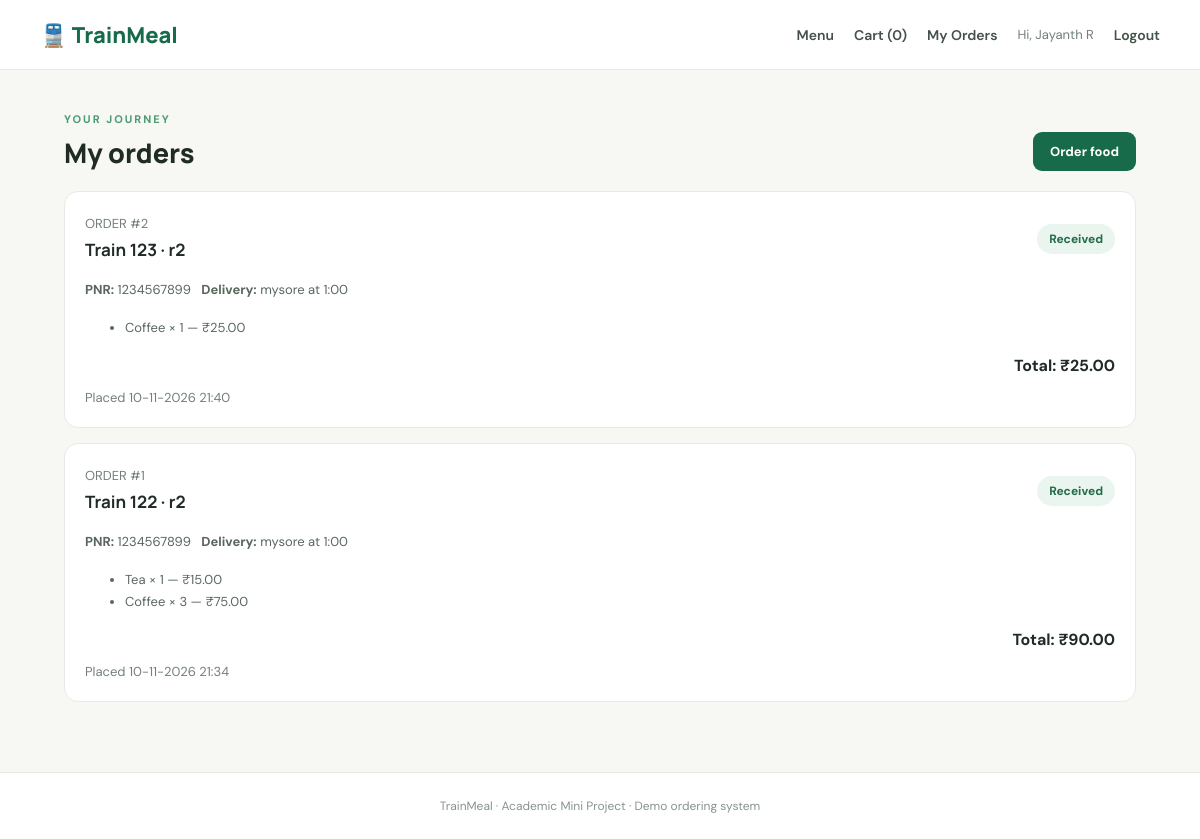
Screenshot of /my-orders (signed in) with the database file from the repository.
### tables this page shows
CREATE TABLE orders (
            id INTEGER PRIMARY KEY AUTOINCREMENT,
            user_id INTEGER NOT NULL,
            train_number TEXT NOT NULL,
            pnr TEXT NOT NULL,
            coach_seat TEXT NOT NULL,
            station TEXT NOT NULL,
            delivery_time TEXT NOT NULL,
            total REAL NOT NULL,
            status TEXT NOT NULL DEFAULT 'Received',
            created_at TEXT NOT NULL,
            FOREIGN KEY(user_id) REFERENCES users(id)
        );

CREATE TABLE order_items (
            id INTEGER PRIMARY KEY AUTOINCREMENT,
            order_id INTEGER NOT NULL,
            food_id INTEGER NOT NULL,
            food_name TEXT NOT NULL,
            quantity INTEGER NOT NULL,
            unit_price REAL NOT NULL,
            FOREIGN KEY(order_id) REFERENCES orders(id),
            FOREIGN KEY(food_id) REFERENCES foods(id)
        );

### app.py (the view)
@app.route("/my-orders")
@login_required
def my_orders():
    with db() as con:
        orders=con.execute("SELECT * FROM orders WHERE user_id=? ORDER BY id DESC",(session["user_id"],)).fetchall()
        items={}
        for order in orders:
            items[order["id"]]=con.execute("SELECT * FROM order_items WHERE order_id=?",(order["id"],)).fetchall()
    return render_template("my_orders.html",orders=orders,items=items)

### app.py (called while the page is built)
def db():
    conn = sqlite3.connect(DB_PATH)
    conn.row_factory = sqlite3.Row
    conn.execute("PRAGMA foreign_keys = ON")
    return conn

def login_required(fn):
    @wraps(fn)
    def wrapper(*args, **kwargs):
        if "user_id" not in session:
            flash("Please log in to continue.", "warning")
            return redirect(url_for("login"))
        return fn(*args, **kwargs)
    return wrapper

### templates/my_orders.html
{% extends "base.html" %}{% block content %}<div class="section-head"><div><p class="eyebrow">YOUR JOURNEY</p><h2>My orders</h2></div><a class="btn" href="{{ url_for('index') }}">Order food</a></div>
{% for order in orders %}<article class="order-card"><div class="order-top"><div><span class="muted">ORDER #{{ order.id }}</span><h3>Train {{ order.train_number }} · {{ order.coach_seat }}</h3></div><span class="status">{{ order.status }}</span></div><p><b>PNR:</b> {{ order.pnr }} &nbsp; <b>Delivery:</b> {{ order.station }} at {{ order.delivery_time }}</p><ul>{% for item in items[order.id] %}<li>{{ item.food_name }} × {{ item.quantity }} — ₹{{ '%.2f'|format(item.unit_price*item.quantity) }}</li>{% endfor %}</ul><div class="order-total">Total: ₹{{ '%.2f'|format(order.total) }}</div><small class="muted">Placed {{ order.created_at }}</small></article>{% else %}<div class="empty"><div>📦</div><h3>No orders yet</h3><a class="btn" href="{{ url_for('index') }}">Explore menu</a></div>{% endfor %}{% endblock %}

### static/style.css (style rules this page uses)
:root { --ink:#202b26;--muted:#738078;--green:#176b4b;--green2:#eaf5ef;--cream:#f7f8f4;--line:#e6ebe6 }
* { box-sizing:border-box }
body { margin:0;background:var(--cream);color:var(--ink);font-family:'DM Sans',Arial,sans-serif }
.navlinks a:hover,a { color:var(--green) }
.eyebrow { font-size:11px;font-weight:700;letter-spacing:2px;color:#4c9972;margin:0 0 8px }
.btn { display:inline-block;border:0;border-radius:9px;background:var(--green);color:#fff;padding:11px 17px;font:700 13px 'DM Sans';text-decoration:none;cursor:pointer }
.section-head { display:flex;justify-content:space-between;align-items:end;margin:42px 0 20px }
.section-head h2,h2 { font:800 27px Manrope;margin:0 }
.muted { color:var(--muted);font-size:13px }
.order-card,.admin-panel { background:#fff;border:1px solid var(--line);border-radius:14px;padding:20px;margin:15px 0 }
.order-top { display:flex;justify-content:space-between;gap:15px;align-items:center }
.order-top h3 { font:700 17px Manrope;margin:5px 0 }
.order-card p,.order-card li { font-size:13px;color:#59675e;line-height:1.7 }
.status { background:#eaf5ef;color:#236b49;padding:7px 12px;border-radius:20px;font-size:12px;font-weight:700 }
.order-total { text-align:right;font-weight:700;margin:10px 0 }

### rows the page displays
orders: id "2", train_number "123", coach_seat "r2", status "Received", pnr "1234567899", station "mysore", delivery_time "1:00", total "25.00", created_at "10-11-2026 21:40"
order_items: food_name "Coffee", quantity "1", item.unit_price*item.quantity "25.00"
orders: id "1", train_number "122", coach_seat "r2", status "Received", pnr "1234567899", station "mysore", delivery_time "1:00", total "90.00", created_at "10-11-2026 21:34"
order_items: food_name "Tea", quantity "1", item.unit_price*item.quantity "15.00"
order_items: food_name "Coffee", quantity "3", item.unit_price*item.quantity "75.00"

### other values shown
{{ session.get('cart',{}).values()|sum }} "0"
{{ session.get('name') }} "Jayanth R"
